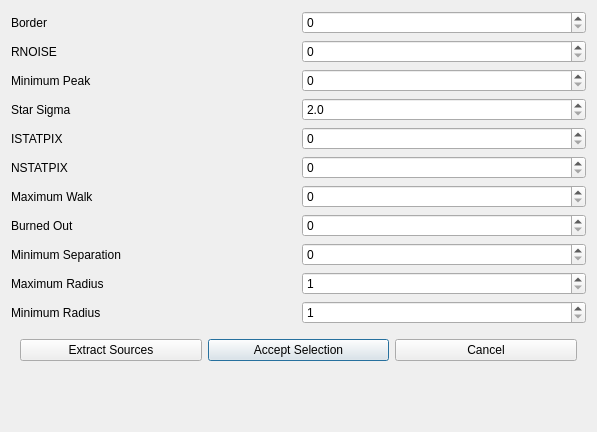
<?xml version="1.0" encoding="UTF-8"?>
<ui version="4.0">
 <class>Dialog</class>
 <widget class="QDialog" name="Dialog">
  <property name="windowModality">
   <enum>Qt::WindowModal</enum>
  </property>
  <property name="geometry">
   <rect>
    <x>0</x>
    <y>0</y>
    <width>597</width>
    <height>432</height>
   </rect>
  </property>
  <property name="windowTitle">
   <string>Find Stars</string>
  </property>
  <layout class="QGridLayout" name="gridLayout">
   <item row="3" column="0">
    <widget class="QLabel" name="label_3">
     <property name="text">
      <string>Star Sigma</string>
     </property>
    </widget>
   </item>
   <item row="8" column="1">
    <widget class="QSpinBox" name="spinBoxMinSep"/>
   </item>
   <item row="9" column="1">
    <widget class="QSpinBox" name="spinBoxMaxRad">
     <property name="minimum">
      <number>1</number>
     </property>
    </widget>
   </item>
   <item row="6" column="0">
    <widget class="QLabel" name="label_6">
     <property name="text">
      <string>Maximum Walk</string>
     </property>
    </widget>
   </item>
   <item row="0" column="1">
    <widget class="QSpinBox" name="spinBoxBorder">
     <property name="toolTip">
      <string>Border width enforced around image. Search is not done within the border.</string>
     </property>
    </widget>
   </item>
   <item row="4" column="0">
    <widget class="QLabel" name="label_4">
     <property name="text">
      <string>ISTATPIX</string>
     </property>
    </widget>
   </item>
   <item row="9" column="0">
    <widget class="QLabel" name="label_9">
     <property name="text">
      <string>Maximum Radius</string>
     </property>
    </widget>
   </item>
   <item row="10" column="0">
    <widget class="QLabel" name="label_10">
     <property name="text">
      <string>Minimum Radius</string>
     </property>
    </widget>
   </item>
   <item row="8" column="0">
    <widget class="QLabel" name="label_8">
     <property name="text">
      <string>Minimum Separation</string>
     </property>
    </widget>
   </item>
   <item row="0" column="0">
    <widget class="QLabel" name="Border">
     <property name="toolTip">
      <string>Border width enforced around image. Search is not done within the border.</string>
     </property>
     <property name="text">
      <string>Border</string>
     </property>
    </widget>
   </item>
   <item row="6" column="1">
    <widget class="QSpinBox" name="spinBoxMaxWalk"/>
   </item>
   <item row="2" column="1">
    <widget class="QDoubleSpinBox" name="doubleSpinBoxMinimumPeak">
     <property name="decimals">
      <number>0</number>
     </property>
    </widget>
   </item>
   <item row="1" column="0">
    <widget class="QLabel" name="label">
     <property name="text">
      <string>RNOISE</string>
     </property>
    </widget>
   </item>
   <item row="5" column="0">
    <widget class="QLabel" name="label_5">
     <property name="text">
      <string>NSTATPIX</string>
     </property>
    </widget>
   </item>
   <item row="2" column="0">
    <widget class="QLabel" name="label_2">
     <property name="text">
      <string>Minimum Peak</string>
     </property>
    </widget>
   </item>
   <item row="4" column="1">
    <widget class="QSpinBox" name="spinBoxISTATPIX">
     <property name="maximum">
      <number>1000</number>
     </property>
    </widget>
   </item>
   <item row="12" column="0">
    <spacer name="verticalSpacer">
     <property name="orientation">
      <enum>Qt::Vertical</enum>
     </property>
     <property name="sizeHint" stdset="0">
      <size>
       <width>20</width>
       <height>188</height>
      </size>
     </property>
    </spacer>
   </item>
   <item row="10" column="1">
    <widget class="QSpinBox" name="spinBoxMinRad">
     <property name="minimum">
      <number>1</number>
     </property>
    </widget>
   </item>
   <item row="3" column="1">
    <widget class="QDoubleSpinBox" name="doubleSpinBoxStarSigma">
     <property name="decimals">
      <number>1</number>
     </property>
     <property name="minimum">
      <double>2.000000000000000</double>
     </property>
     <property name="maximum">
      <double>10.000000000000000</double>
     </property>
    </widget>
   </item>
   <item row="7" column="0">
    <widget class="QLabel" name="label_7">
     <property name="text">
      <string>Burned Out</string>
     </property>
    </widget>
   </item>
   <item row="1" column="1">
    <widget class="QSpinBox" name="spinBoxRNOISE"/>
   </item>
   <item row="5" column="1">
    <widget class="QSpinBox" name="spinBoxNSTATPIX">
     <property name="maximum">
      <number>1000</number>
     </property>
    </widget>
   </item>
   <item row="7" column="1">
    <widget class="QDoubleSpinBox" name="doubleSpinBoxBurnedOut">
     <property name="decimals">
      <number>0</number>
     </property>
    </widget>
   </item>
   <item row="11" column="0" colspan="2">
    <widget class="QFrame" name="frame">
     <layout class="QGridLayout" name="gridLayout_2">
      <item row="0" column="1">
       <widget class="QPushButton" name="pushButtonAccept">
        <property name="text">
         <string>Accept Selection</string>
        </property>
        <property name="icon">
         <iconset resource="../VSOP.qrc">
          <normaloff>:/images/blueberry/check_2.png</normaloff>:/images/blueberry/check_2.png</iconset>
        </property>
       </widget>
      </item>
      <item row="0" column="0">
       <widget class="QPushButton" name="pushButtonExtract">
        <property name="text">
         <string>Extract Sources</string>
        </property>
        <property name="icon">
         <iconset resource="../VSOP.qrc">
          <normaloff>:/images/blueberry/bonus.png</normaloff>:/images/blueberry/bonus.png</iconset>
        </property>
       </widget>
      </item>
      <item row="0" column="2">
       <widget class="QPushButton" name="pushButtonCancel">
        <property name="text">
         <string>Cancel</string>
        </property>
        <property name="icon">
         <iconset resource="../VSOP.qrc">
          <normaloff>:/images/blueberry/close_delete_2.png</normaloff>:/images/blueberry/close_delete_2.png</iconset>
        </property>
       </widget>
      </item>
     </layout>
    </widget>
   </item>
  </layout>
 </widget>
 <resources>
  <include location="../VSOP.qrc"/>
 </resources>
 <connections/>
</ui>
